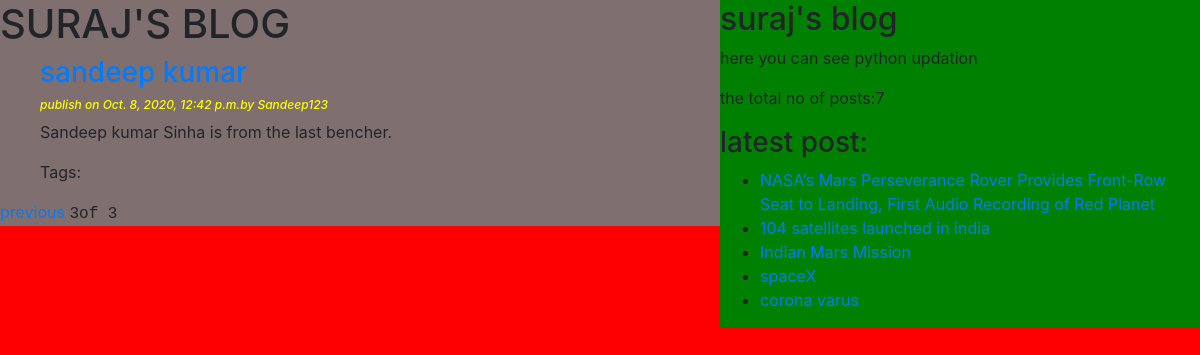
/?page=3, run on the app's committed database.
### blog/models.py (models this page shows, shortened)
class Post(models.Model):
    STATUS_CHOICE=(("draft","Draft"),("published","Published"))
    title=models.CharField(max_length=256)
    slug=models.SlugField(max_length=265,unique_for_date="publish")
    auther=models.ForeignKey(User,on_delete= models.CASCADE, related_name= "blog_posts")
    body=models.TextField()
    publish=models.DateTimeField(default=timezone.now)
    created=models.DateTimeField(auto_now_add=True)
    update=models.DateTimeField(auto_now=True)
    status=models.CharField(max_length=10,choices=STATUS_CHOICE,default="draft")
    objects=CoustomManager()
    tags=TaggableManager()
    class Meta:
        ordering=('-publish',)
    def get_absolute_url(self):
        return reverse ('post_detail', args= [self.publish.year,
        self.publish.strftime('%m'),
        self.publish.strftime('%d'),
        self.slug])

### blog/views.py (the view)
# urls.py: path("", views.blog_list),
def blog_list(request,tag_slug=None):
    post_list=Post.objects.all()
    tag=None
    if tag_slug:
        tag=get_object_or_404(Tag,slug=tag_slug)
        post_list=post_list.filter(tags__in=[tag])
    paginator=Paginator(post_list,3)
    page_number=request.GET.get('page')
    post_list=paginator.get_page(page_number)
    return render(request,'blog/post_list.html',{"post_list":post_list,'tag':tag})

### blog/models.py (called while the page is built)
    def get_queryset(self):
        return super().get_queryset().filter(status="published")

### blog/templatetags/blog_tags.py (called while the page is built)
@register.simple_tag
def total_post():
    return Post.objects.count()

@register.inclusion_tag("blog/latest_post123.html")
def show_latest_post():
    latest_post=Post.objects.order_by('-publish')[:5]
    return{'latest_post':latest_post}

### templates/blog/post_list.html (shortened to what this page needs)
{% extends 'blog/base.html' %}
{% block content_block %}
<h1>SURAJ'S BLOG</h1>
{% for x in post_list%}
<ul>
  <a href="{{x.get_absolute_url}}"><h3>{{x.title}}</h3></a>
<h2 id='date' >publish on {{x.publish}}by {{x.auther|title}}  </h2>
{{x.body|truncatewords:30|linebreaks}}
<p>Tags:
</p>
</ul>
{% endfor %}
<div class="Paginator">
  {% if post_list.has_previous %}
  <a href="?page={{post_list.previous_page_number}}"> previous</a>
  {%endif%}
  <samp>{{post_list.number}}of {{post_list.paginator.num_pages}}</samp>
</div>
{%endblock %}

### templates/blog/latest_post123.html
<ul>
  {% for post in latest_post %}
  <li><a href="{{post.get_absolute_url}}">{{post.title}}</a></li>
{% endfor   %}
</ul>

### static/css/demo.css (style rules this page uses)
body { color: wthite; background-color:red; }
#date { font-size: 12px ; font-style: italic; color: yellow; }

### data on the page
Post: publish "Oct. 8, 2020, 12:42 p.m.", auther "Sandeep123", body "Sandeep kumar Sinha is from the last bencher."
Post: title "NASA’s Mars Perseverance Rover Provides Front-Row Seat to Landing, First Audio Recording of Red Planet"
Post: title "104 satellites launched in india"
Post: title "Indian Mars Mission"
Post: title "spaceX"
Post: title "corona varus"

### other printed values
{{ post_list.number }} "3"
{{ post_list.paginator.num_pages }} "3"
